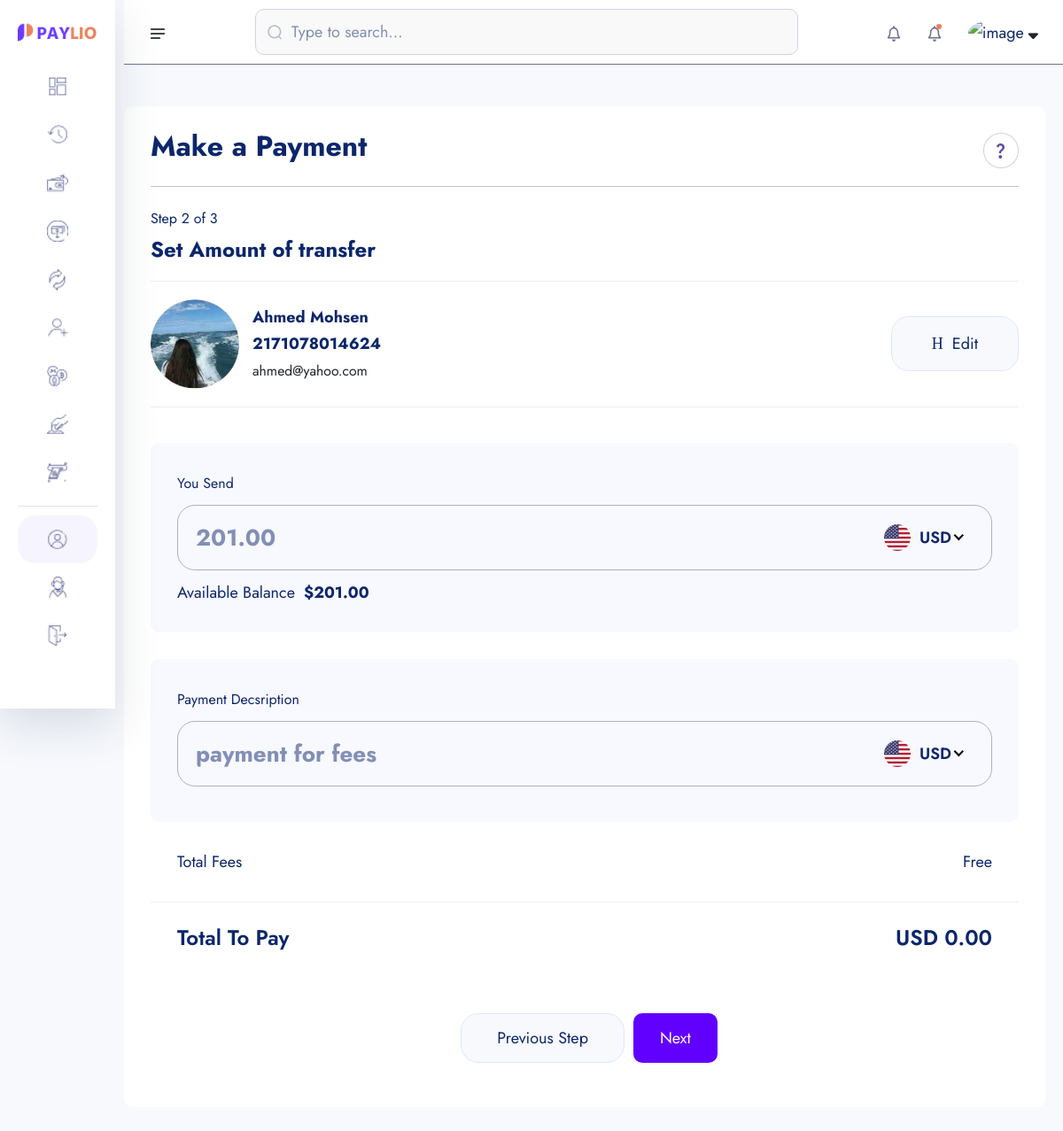
The page /amount-transfare/2171078014624/ (signed in) on the database its author committed.
### account/models.py (models this page shows, shortened)
class Account(models.Model):
    id = models.UUIDField(primary_key=True, unique=True, default=uuid.uuid4, editable=False)
    user = models.OneToOneField(User, on_delete=models.CASCADE)
    account_balance = models.DecimalField(max_digits=12, decimal_places=2, default=0.00)
    account_number = ShortUUIDField(length=10, unique=True,max_length= 25, prefix="217", alphabet="1234567890" )
    account_id = ShortUUIDField(length=7, unique=True,max_length= 25, prefix="DEX", alphabet="1234567890" )
    pin_number = ShortUUIDField(length=4, unique=True,max_length= 7 , alphabet="1234567890" )
    red_code = ShortUUIDField(length=10, unique=True,max_length= 20, prefix="217", alphabet="abcdefghi1234567890" )
    account_status = models.CharField(max_length=100, choices= ACCOUNT_STATUS, default="in-active")
    date = models.DateTimeField(auto_now_add=True)
    kyc_submitted = models.BooleanField(default=False)
    kyc_confirmed = models.BooleanField(default=False)
    recommended_by = models.ForeignKey(User, on_delete=models.DO_NOTHING, blank=True, null=True, related_name="recommended_by")
    class Meta:
        ordering = ['-date']

class KYC(models.Model):
    id = models.UUIDField(primary_key=True, unique=True, default=uuid.uuid4, editable=False)
    user =  models.OneToOneField(User, on_delete=models.CASCADE)
    account =  models.OneToOneField(Account, on_delete=models.CASCADE, null=True, blank=True)
    full_name = models.CharField(max_length=1000)
    image = models.ImageField(upload_to="kyc", default="default.jpg")
    marital_status = models.CharField(choices=MARITAL_STATUS, max_length=40)
    gender = models.CharField(choices=GENDER, max_length=40)
    identity_type = models.CharField(choices=IDENTITY_TYPE, max_length=140)
    identity_image = models.ImageField(upload_to="kyc", null=True, blank=True)
    date_of_birth = models.DateTimeField(auto_now_add=False)
    signature = models.ImageField(upload_to="kyc")
    country = models.CharField(max_length=100)
    state = models.CharField(max_length=100)
    city = models.CharField(max_length=100)
    mobile = models.CharField(max_length=1000)
    fax = models.CharField(max_length=1000)
    date = models.DateTimeField(auto_now_add=True)
    class Meta:
        ordering = ['-date']

### userauths/models.py (models this page shows, shortened)
class User(AbstractUser):
    username = models.CharField(max_length=100)
    email = models.EmailField(unique=True)
    is_staff = models.BooleanField(default=False)
    is_superuser = models.BooleanField(default=False)
    USERNAME_FIELD = 'email'
    REQUIRED_FIELDS = ['username']

### core/transfare.py (the view)
# urls.py: path('amount-transfare/<account_number>/',AmountTranfare , name='amount-transfare'),
def AmountTranfare(request, account_number):
    try:
        account = Account.objects.get(account_number=account_number)
    except:
        messages.warning(request, "Account does not exist")
    context = {
        "account":account
    }
    return render(request, 'transfare/amount-transfare.html', context)

### templates/transfare/amount-transfare.html (shortened to what this page needs)
{% extends 'partials/dashboard-base.html' %}
{% load static %}
{% load humanize %}
{% block content %}
    <section class="dashboard-section body-collapse pay step step-2">
        <div class="overlay pt-120">
            <div class="container-fruid">
                <div class="main-content">
                    <div class="head-area d-flex align-items-center justify-content-between">
                        <h4>Make a Payment</h4>
                        <div class="icon-area">
                            <img src="{% static 'assets1/images/icon/support-icon.png' %}" alt="icon">
                        </div>
                    </div>
                    <div class="choose-recipient">
                        <div class="step-area">
                            <span class="mdr">Step 2 of 3</span>
                            <h5>Set Amount of transfer</h5>
                        </div>
                        <div class="user-select">
                            <div class="single-user">
                                <div class="left d-flex align-items-center">
                                    <div class="img-area">
                                        <img style="width: 100px; hight: 100px; border-radius: 50%" src="{{account.user.kyc.image.url}}" alt="image">
                                    </div>
                                    <div class="text-area">
                                        <p>{{account.user.kyc.full_name|title}}</p>
                                        <p>{{account.account_number|title}}</p>
                                        <small>{{account.user.email}}</small>
                                    </div>
                                </div>
                                <div class="right">
                                    <a href="{% url 'core:search-account' %}">
                                        <i class="icon-h-edit"></i>
                                        Edit
                                    </a>
                                </div>
                            </div>
                        </div>
                    </div>
                    <form action="{% url 'core:amount-transfare-Process' account.account_number %}" method = "POST">
                        <div class="send-banance">
                            <span class="mdr">You Send</span>
                            <div class="input-area">
                                <input class="xxlr" onkeyup="CalculateBalance()" placeholder="{{ request.user.account.account_balance|intcomma}}" name="amount-send" type="number" id="amount-send">
                            </div>
                            <p>Available Balance<b>${{request.user.account.account_balance}}</b></p>
                        </div>
                        <div class="send-banance">
                            <span class="mdr">Payment Decsription</span>
                            <div class="input-area">
                                <input class="xxlr" onkeyup="CalculateBalance()" placeholder="payment for fees" name="description" type="text" >
                            </div>
                        </div>
                        <ul class="total-fees">
                            <li>Total Fees</li>
                            <li>Free</li>
                        </ul>
                        <ul class="total-fees pay">
                            <li>
                                <h5>Total To Pay</h5>
                            </li>
                            <li>
                                <h5 id="total-to-pay">USD 0.00</h5>
                            </li>
                        </ul>
                        <div class="footer-area mt-40">
                            <a href="pay-step-1.html">Previous Step</a>
                            <button type="submit" style="padding: 10px 30px; border-radius: 10px; background: rgb(98, 0, 255); color: #fff;" class="active">Next</button>
                        </div>
                    </form>
                </div>
            </div>
        </div>
    </section>
{% endblock content %}

### rows shown on the page
Account: user.kyc.image (picture), user.kyc.full_name "Ahmed Mohsen", account_number "2171078014624", user.email "ahmed@yahoo.com"
User: amount-send "201.00", user.account.account_balance "201.00"
